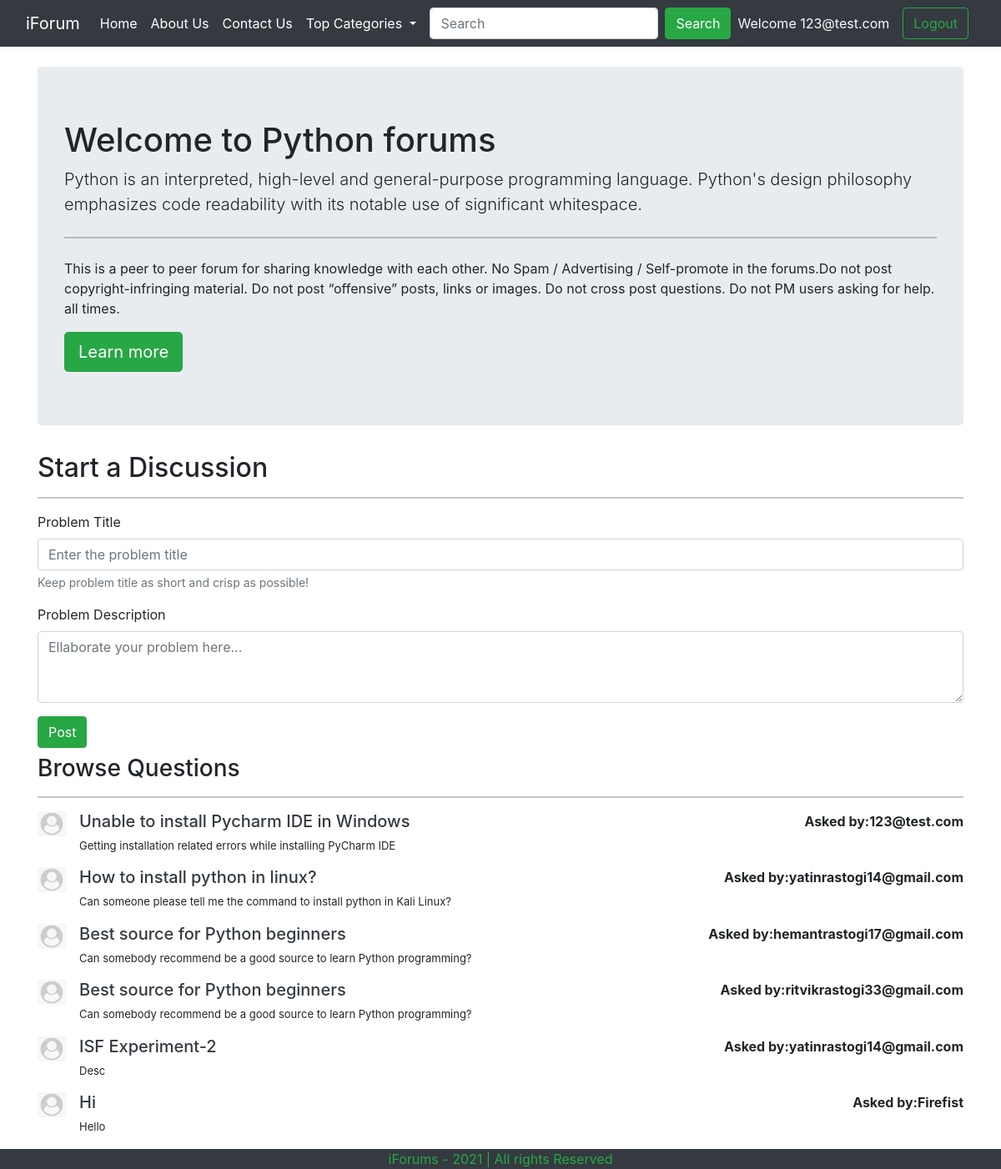
The page /threadlist.php?catid=1 (signed in) on the database its author committed.
### tables this page shows
CREATE TABLE `categories` (
  `categories_id` int(8) NOT NULL,
  `categories` varchar(255) NOT NULL,
  `categories_desc` varchar(255) NOT NULL,
  `date_of_creation` datetime NOT NULL DEFAULT current_timestamp()
);

CREATE TABLE `threads` (
  `thread_id` int(7) NOT NULL,
  `thread_title` varchar(255) NOT NULL,
  `thread_desc` varchar(255) NOT NULL,
  `thread_cat_id` int(7) NOT NULL,
  `thread_user_id` int(7) NOT NULL,
  `time` datetime NOT NULL DEFAULT current_timestamp()
);

CREATE TABLE `users123` (
  `sno` int(11) NOT NULL,
  `user_email` varchar(30) NOT NULL,
  `user_pass` varchar(255) NOT NULL,
  `time` datetime NOT NULL DEFAULT current_timestamp()
);

### threadlist.php (the view, shortened to what this page needs)
<!doctype html>
<html lang="en">
<head>
    <link href="https://cdn.jsdelivr.net/npm/bootstrap@5.0.0-beta1/dist/css/bootstrap.min.css" rel="stylesheet"
>
    <link rel="stylesheet" href="https://maxcdn.bootstrapcdn.com/bootstrap/4.0.0/css/bootstrap.min.css"
>
</head>
<body>
<?php include "partials/_dbconnect.php";?>
    <?php include "partials/_navbar.php";?>
    <?php
        $id = $_GET['catid'];
        $sql = "SELECT * FROM `categories` WHERE categories_id = $id";
        $result = mysqli_query($conn , $sql );
        while($row = mysqli_fetch_assoc($result)){
            $catname = $row['categories'];
            $catdesc = $row['categories_desc'];
        }
    ?>
    <div class="container my-4">
        <div class="jumbotron">
            <h1>Welcome to <?php echo $catname;?> forums</h1>
            <p class="lead"><?php echo $catdesc;?></p>
            <hr class="my-4">
            <p>This is a peer to peer forum for sharing knowledge with each other. No Spam / Advertising / Self-promote
                in the forums.Do not post copyright-infringing material. Do not post “offensive” posts, links or images.
                Do not cross post questions. Do not PM users asking for help. all times.</p>
            <a class="btn btn-success btn-lg" href="#" role="button">Learn more</a>
        </div>
    </div>
    <?php
if(isset($_SESSION['loggedin']) && $_SESSION['loggedin'] == true){
echo '
    <div class="container my-2">
        <h2>Start a Discussion</h2>
        <hr>
        <form action="'. $_SERVER["REQUEST_URI"].'" method="post">
        <div class="form-group">
        <label for="exampleInputEmail1">Problem Title</label>
        <input type="text" class="form-control" id="title" name="title" aria-describedby="emailHelp"
            placeholder="Enter the problem title">
        <small id="emailHelp" class="form-text text-muted">Keep problem title as short and crisp as
            possible!</small>
    </div>
    <input type="hidden" name="sno" value="'.$_SESSION["sno"].'" >
    <div class="form-group">
        <label for="exampleFormControlTextarea1">Problem Description</label>
        <textarea class="form-control" id="desc" name="desc" placeholder="Ellaborate your problem here..."
            rows="3"></textarea>
    </div>
    <button type="submit" class="btn btn-success">Post</button>
    </form>
    </div>';
    }
    else{
        echo '<div class="container">
            <h2>Start a Discussion</h2>
            <hr>
            <p class="lead">You are not logged in. Please login to be able to start a discussion.</p>
            </div>';
        }
    ?>
    <div class="container" id="ques">
        <h3>Browse Questions</h3>
        <hr>
        <?php
        $id = $_GET['catid'];
        $sql = "SELECT * FROM `threads` WHERE thread_cat_id = $id";
        $result = mysqli_query($conn , $sql );
        while($row = mysqli_fetch_assoc($result)){
            $id = $row['thread_id'];
            $title = $row['thread_title'];
            $thdesc = $row['thread_desc'];
            $thread_user_id =$row['thread_user_id'];
            $sql2 = "SELECT user_email FROM `users123` WHERE sno='$thread_user_id'";
            $result2 = mysqli_query($conn , $sql2);
            $row2 = mysqli_fetch_assoc($result2);
        echo '<div class="media">
        <img src="assets/user_default.jpg" width="34px" class="align-self-start mr-3" alt="...">
            <div class="media-body">
                <h5 class="mt-0"><a class = "text-dark" href = "/iForum/thread.php?threadid='.$id.'">'.$title.'</a></h5>
                <p style="font-size:13px">'.$thdesc.'</p>
            </div><p class = "font-weight-bold my-0">Asked by:'.$row2['user_email'].' </p>
        </div>';
        }
        ?>
    </div>
    <?php include "partials/_footer.php";?>
</body>
</html>

### threadlist.php (style rules this page uses)
#ques { min-height: 433px; }

### rows shown on the page
categories: categories "Python", categories_desc "Python is an interpreted, high-level and general-purpose programming language. Python's design philosophy emphasizes code readability with its notable use of significant whitespace."
threads: thread_title "Unable to install Pycharm IDE in Windows", thread_desc "Getting installation related errors while installing PyCharm IDE", users123.user_email "123@test.com"
threads: thread_title "How to install python in linux?", thread_desc "Can someone please tell me the command to install python in Kali Linux?", users123.user_email "yatinrastogi14@gmail.com"
threads: thread_title "Best source for Python beginners", thread_desc "Can somebody recommend be a good source to learn Python programming?", users123.user_email "hemantrastogi17@gmail.com"
threads: thread_title "Best source for Python beginners", thread_desc "Can somebody recommend be a good source to learn Python programming?", users123.user_email "ritvikrastogi33@gmail.com"
threads: thread_title "ISF Experiment-2", thread_desc "Desc", users123.user_email "yatinrastogi14@gmail.com"
threads: thread_title "Hi", thread_desc "Hello", users123.user_email "Firefist"

### other values the page prints
$_SESSION['useremail'] "123@test.com"
